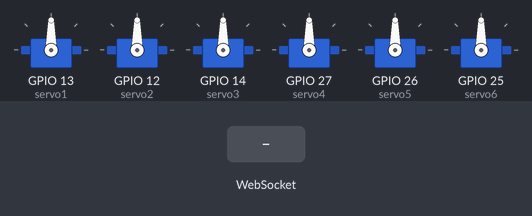
Bench run of a sketch on a simulated ESP32. Shown: 6 × servo. The inputs (shaded band) are chosen by the test bench. WiFi joins after 1.5 s; servers stay silent unless stated; what the sketch prints to the serial monitor is not drawn.

Above: at 3.2 s.
3.3 s: WebSocket text "1" received
At 4.1 s:
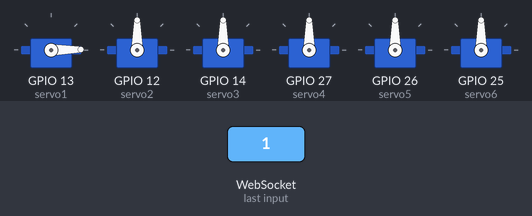
4.8 s: WebSocket text "2" received
At 5.2 s:
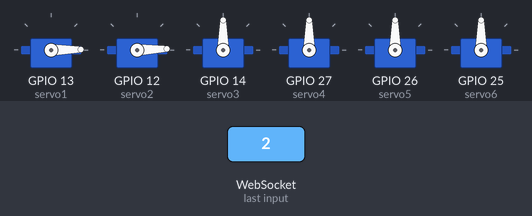
6.3 s: WebSocket text "3" received
At 7.5 s:
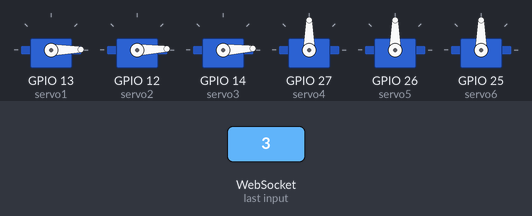
7.8 s: WebSocket text "4" received
At 8.7 s:
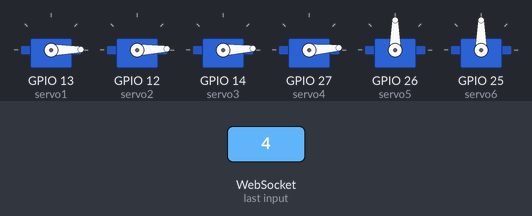
9.3 s: WebSocket text "5" received
At 9.8 s:
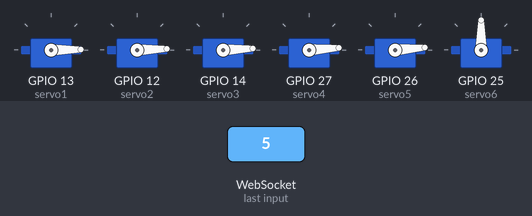
10.8 s: WebSocket text "1:90" received
At 12.1 s:
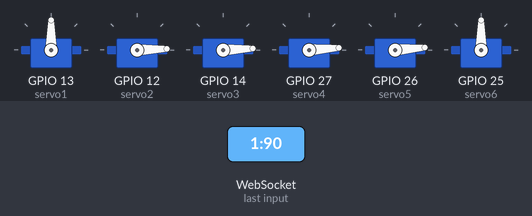
Timing chart, 0 to 13.3 s (numbered marks = the images above; inputs shaded):
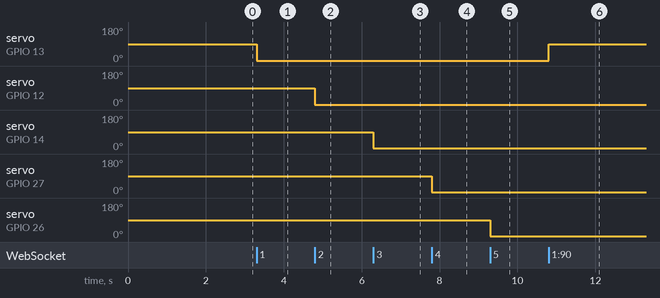

Measured:
- after the input at 3.3 s, servo on GPIO 13 (servo1): 90° → 1° at once
- after the input at 4.8 s, servo on GPIO 12 (servo2): 90° → 2° at once
- after the input at 6.3 s, servo on GPIO 14 (servo3): 90° → 3° at once
- after the input at 7.8 s, servo on GPIO 27 (servo4): 90° → 4° at once
- after the input at 9.3 s, servo on GPIO 26 (servo5): 90° → 5° at once
- after the input at 10.8 s, servo on GPIO 13 (servo1): 1° → 90° at once

The sketch:

websocket.ino
```cpp
#include <WiFi.h>
#include <WebServer.h>
#include <WebSocketsServer.h>
#include <ESP32Servo.h>

const char* ssid = "Kipas Angin";
const char* password = "11223344";

WebServer server(80);            // HTTP server pada port 80
WebSocketsServer webSocket(81);  // WebSocket server pada port 81

Servo servo1;
Servo servo2;
Servo servo3;
Servo servo4;
Servo servo5;
Servo servo6;

// Halaman HTML di-embed langsung di dalam kode
const char* htmlPage = R"rawliteral(
<!DOCTYPE html>
<!DOCTYPE html>
<html lang="en">
  <head>
    <meta charset="UTF-8" />
    <meta name="viewport" content="width=device-width, initial-scale=1.0" />
    <title>Robot Arm Control</title>
    <style>
      body {
        font-family: Arial, sans-serif;
        background-color: #f4f4f4;
        color: #333;
        margin: 0;
        padding: 20px;
        display: flex;
        flex-direction: column;
        align-items: center;
        justify-content: center;
        height: 100vh;
      }

      h1 {
        color: #333;
        margin-bottom: 20px;
      }

      div {
        margin-bottom: 15px;
        width: 100%;
        max-width: 400px;
      }

      label {
        font-size: 1.2em;
        display: block;
        margin-bottom: 5px;
      }

      input[type="range"] {
        width: 100%;
        height: 5px;
        -webkit-appearance: none;
        appearance: none;
        background: #ddd;
        border-radius: 5px;
        outline: none;
      }

      input[type="range"]::-webkit-slider-thumb {
        -webkit-appearance: none;
        appearance: none;
        width: 20px;
        height: 20px;
        background: #333;
        cursor: pointer;
        border-radius: 50%;
      }

      input[type="range"]::-moz-range-thumb {
        width: 20px;
        height: 20px;
        background: #333;
        cursor: pointer;
        border-radius: 50%;
      }

      .button-container {
        display: flex;
        gap: 10px;
        margin-top: 20px;
        flex-wrap: wrap;
      }

      button {
        padding: 10px 20px;
        font-size: 1em;
        background-color: #333;
        color: white;
        border: none;
        border-radius: 5px;
        cursor: pointer;
        transition: background-color 0.3s ease;
      }

      button:hover {
        background-color: #555;
      }

      /* Responsive styling */
      @media (max-width: 600px) {
        h1 {
          font-size: 1.5em;
        }

        label {
          font-size: 1em;
        }

        button {
          padding: 8px 15px;
          font-size: 0.9em;
        }
      }
    </style>
  </head>
  <body>
    <h1>Robot Arm Control</h1>
    <div>
      <label for="servo1">Lower Arm:</label>
      <input
        type="range"
        id="servo1"
        min="0"
        max="180"
        oninput="sendServoPosition(1, this.value)"
      />
    </div>
    <div>
      <label for="servo2">Center Arm:</label>
      <input
        type="range"
        id="servo2"
        min="0"
        max="180"
        oninput="sendServoPosition(2, this.value)"
      />
    </div>
    <div>
      <label for="servo3">Upper Arm:</label>
      <input
        type="range"
        id="servo3"
        min="0"
        max="180"
        oninput="sendServoPosition(3, this.value)"
      />
    </div>
    <div>
      <label for="servo4">Neck Gripper:</label>
      <input
        type="range"
        id="servo4"
        min="0"
        max="180"
        oninput="sendServoPosition(4, this.value)"
      />
    </div>
    <div>
      <label for="servo5">Gripper:</label>
      <input
        type="range"
        id="servo5"
        min="0"
        max="180"
        oninput="sendServoPosition(5, this.value)"
      />
    </div>

    <!-- Button Section -->
    <div class="button-container">
      <button id="recordBtn" onclick="sendCommand('record')">Record</button>
      <button id="stopRecordBtn" onclick="sendCommand('stopRecord')">Stop Record</button>
      <button id="playRecordBtn" onclick="sendCommand('play')">Play Record</button>
      <button id="stopPlayBtn" onclick="sendCommand('stopPlay')">Stop Play</button>
      <button id="blinkBtn" onclick="sendCommand('blink')">Blink</button>
    </div>

    <script>
      var webSocket = new WebSocket("ws://" + window.location.hostname + ":81/");

      function sendServoPosition(servo, angle) {
        webSocket.send(servo + ":" + angle);
      }

      function sendCommand(command) {
        webSocket.send("cmd:" + command);
      }
    </script>
  </body>
</html>
)rawliteral";

// Fungsi untuk menangani permintaan root
void handleRoot() {
  server.send(200, "text/html", htmlPage);
}

// PID
float Kp = 0.5, Ki = 0.1, Kd = 0.05;
float prevError = 0, integral = 0;

void moveRobot(int currentPosX, int targetPosX) {
  float error = targetPosX - currentPosX;  // Menghitung error (selisih posisi)
  integral += error;                       // Akumulasi error untuk komponen integral
  float derivative = error - prevError;    // Menghitung kecepatan perubahan error (komponen derivatif)
  prevError = error;

  float output = Kp * error + Ki * integral + Kd * derivative;

  if (output > 0) {
  } else if (output < 0) {
  }
}

void webSocketEvent(uint8_t num, WStype_t type, uint8_t* payload, size_t length) {
  if (type == WStype_TEXT) {
    String message = String((char*)payload);

    // Parsing pesan dari WebSocket (contoh: "1:90" berarti Servo 1, sudut 90 derajat)
    int servoIndex = message.substring(0, message.indexOf(':')).toInt();
    int angle = message.substring(message.indexOf(':') + 1).toInt();

    // Kontrol servo sesuai dengan pesan yang diterima
    switch (servoIndex) {
      case 1:
        servo1.write(angle);
        break;
      case 2:
        servo2.write(angle);
        break;
      case 3:
        servo3.write(angle);
        break;
      case 4:
        servo4.write(angle);
        break;
      case 5:
        servo5.write(angle);
        break;
      case 6:
        servo6.write(angle);
        break;
    }

    //input x & y menerima dari pytong
    int delimiter = message.indexOf(',');
    int x = message.substring(0, delimiter).toInt();
    int y = message.substring(delimiter + 1).toInt();

    moveRobot(x, y);
  }
}

void setup() {
  Serial.begin(115200);

  // Koneksi ke WiFi
  WiFi.begin(ssid, password);
  while (WiFi.status() != WL_CONNECTED) {
    delay(1000);
    Serial.println("Menghubungkan ke WiFi...");
  }
  Serial.println("Terhubung ke WiFi!");
  Serial.println(WiFi.localIP());

  // Setup servo
  servo1.attach(13);  //left lower
  servo2.attach(12);  //center
  servo3.attach(14);  //upper
  servo4.attach(27);  //neck
  servo5.attach(26);  //gripper
  servo6.attach(25);  //right lower

  // Atur handler untuk URL root "/"
  server.on("/", handleRoot);

  // Mulai server HTTP dan WebSocket
  server.begin();
  webSocket.begin();
  webSocket.onEvent(webSocketEvent);
}

void loop() {
  server.handleClient();  // Menangani request HTTP
  webSocket.loop();       // Menangani komunikasi WebSocket
}

// Fuzzy
// Fuzzy* fuzzy = new Fuzzy();

// // Membuat FuzzySet untuk posisi objek (misalnya, Left, Center, Right)
// FuzzySet* left = new FuzzySet(-30, -15, -15, 0);
// FuzzySet* center = new FuzzySet(-10, 0, 0, 10);
// FuzzySet* right = new FuzzySet(0, 15, 15, 30);

// // Menentukan output (kecepatan robot)
// FuzzySet* slow = new FuzzySet(-10, 0, 0, 10);
// FuzzySet* fast = new FuzzySet(10, 20, 20, 30);

// // Membuat aturan fuzzy
// fuzzy->addFuzzyRule(new FuzzyRule(1, fuzzy->createFuzzyRuleCondition("Position", FuzzyRuleCondition::LEFT), fuzzy->createFuzzyRuleAction("Speed", FuzzyRuleAction::FAST)));
// fuzzy->addFuzzyRule(new FuzzyRule(2, fuzzy->createFuzzyRuleCondition("Position", FuzzyRuleCondition::RIGHT), fuzzy->createFuzzyRuleAction("Speed", FuzzyRuleAction::FAST)));
// fuzzy->addFuzzyRule(new FuzzyRule(3, fuzzy->createFuzzyRuleCondition("Position", FuzzyRuleCondition::CENTER), fuzzy->createFuzzyRuleAction("Speed", FuzzyRuleAction::SLOW)));
```
